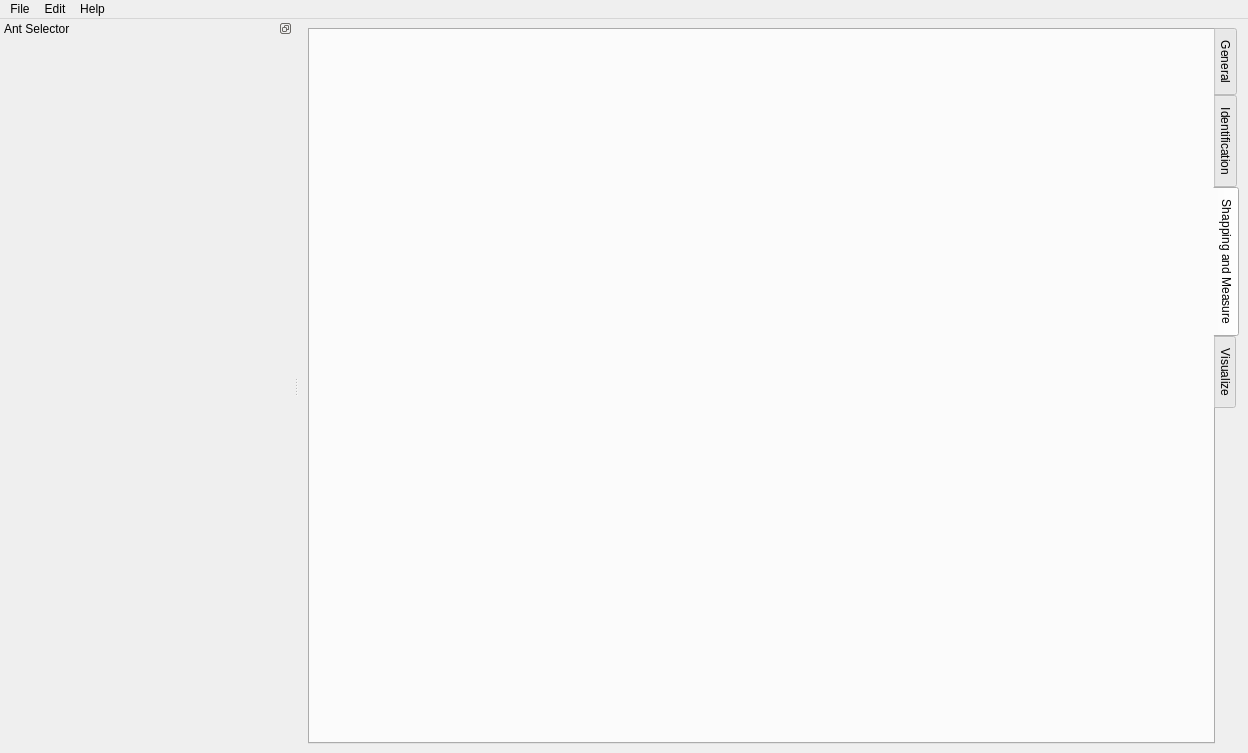
<?xml version="1.0" encoding="UTF-8"?>
<ui version="4.0">
 <class>MainWindow</class>
 <widget class="QMainWindow" name="MainWindow">
  <property name="geometry">
   <rect>
    <x>0</x>
    <y>0</y>
    <width>1248</width>
    <height>753</height>
   </rect>
  </property>
  <property name="windowTitle">
   <string>MainWindow</string>
  </property>
  <widget class="QWidget" name="centralwidget">
   <layout class="QGridLayout" name="gridLayout">
    <item row="0" column="0">
     <widget class="QTabWidget" name="workspaceSelector">
      <property name="tabPosition">
       <enum>QTabWidget::East</enum>
      </property>
      <property name="tabShape">
       <enum>QTabWidget::Rounded</enum>
      </property>
      <property name="currentIndex">
       <number>2</number>
      </property>
      <property name="elideMode">
       <enum>Qt::ElideNone</enum>
      </property>
      <property name="usesScrollButtons">
       <bool>false</bool>
      </property>
      <widget class="QWidget" name="experimentEditor">
       <property name="enabled">
        <bool>true</bool>
       </property>
       <attribute name="title">
        <string>General</string>
       </attribute>
       <layout class="QVBoxLayout" name="verticalLayout_2">
        <item>
         <widget class="QGroupBox" name="globalBox">
          <property name="title">
           <string>Global Properties</string>
          </property>
          <layout class="QVBoxLayout" name="verticalLayout_3">
           <item>
            <widget class="GlobalPropertyWidget" name="globalProperties" native="true"/>
           </item>
          </layout>
         </widget>
        </item>
        <item>
         <widget class="QGroupBox" name="universeBox">
          <property name="title">
           <string>Spaces and Data Directories</string>
          </property>
          <layout class="QVBoxLayout" name="verticalLayout_4">
           <item>
            <widget class="UniverseEditorWidget" name="universeEditor" native="true"/>
           </item>
          </layout>
         </widget>
        </item>
       </layout>
      </widget>
      <widget class="TaggingWidget" name="taggingWidget">
       <attribute name="title">
        <string>Identification</string>
       </attribute>
       <layout class="QVBoxLayout" name="verticalLayout_6"/>
      </widget>
      <widget class="ShappingWidget" name="shappingWidget">
       <attribute name="title">
        <string>Shapping and Measure</string>
       </attribute>
      </widget>
      <widget class="QWidget" name="exploreWidget">
       <attribute name="title">
        <string>Visualize</string>
       </attribute>
      </widget>
     </widget>
    </item>
   </layout>
  </widget>
  <widget class="QMenuBar" name="menubar">
   <property name="geometry">
    <rect>
     <x>0</x>
     <y>0</y>
     <width>1248</width>
     <height>24</height>
    </rect>
   </property>
   <widget class="QMenu" name="menuFile">
    <property name="title">
     <string>File</string>
    </property>
    <widget class="QMenu" name="menuRecentsProjects">
     <property name="title">
      <string>Recents Projects</string>
     </property>
     <addaction name="recentFile1"/>
     <addaction name="recentFile2"/>
     <addaction name="recentFile3"/>
     <addaction name="recentFile4"/>
     <addaction name="recentFile5"/>
    </widget>
    <addaction name="actionNew"/>
    <addaction name="actionOpen"/>
    <addaction name="menuRecentsProjects"/>
    <addaction name="actionSave"/>
    <addaction name="actionSaveAs"/>
    <addaction name="separator"/>
    <addaction name="actionQuit"/>
   </widget>
   <widget class="QMenu" name="menuEdit">
    <property name="title">
     <string>Edit</string>
    </property>
    <addaction name="actionUndo"/>
    <addaction name="actionRedo"/>
    <addaction name="separator"/>
    <addaction name="actionShowLog"/>
   </widget>
   <widget class="QMenu" name="menuHelp">
    <property name="title">
     <string>Help</string>
    </property>
    <addaction name="actionHelpAbout"/>
    <addaction name="actionOnlineHelp"/>
   </widget>
   <addaction name="menuFile"/>
   <addaction name="menuEdit"/>
   <addaction name="menuHelp"/>
  </widget>
  <widget class="QDockWidget" name="dockWidget">
   <property name="minimumSize">
    <size>
     <width>293</width>
     <height>53</height>
    </size>
   </property>
   <property name="features">
    <set>QDockWidget::DockWidgetFloatable|QDockWidget::DockWidgetMovable</set>
   </property>
   <property name="windowTitle">
    <string>Ant Selector</string>
   </property>
   <attribute name="dockWidgetArea">
    <number>1</number>
   </attribute>
   <widget class="QWidget" name="dockWidgetContents">
    <layout class="QVBoxLayout" name="verticalLayout">
     <item>
      <widget class="AntListWidget" name="antList" native="true">
       <property name="sizePolicy">
        <sizepolicy hsizetype="MinimumExpanding" vsizetype="Expanding">
         <horstretch>0</horstretch>
         <verstretch>0</verstretch>
        </sizepolicy>
       </property>
       <property name="minimumSize">
        <size>
         <width>275</width>
         <height>0</height>
        </size>
       </property>
       <property name="maximumSize">
        <size>
         <width>16777215</width>
         <height>16777215</height>
        </size>
       </property>
      </widget>
     </item>
    </layout>
   </widget>
  </widget>
  <action name="actionOpen">
   <property name="icon">
    <iconset theme="document-open">
     <normaloff>.</normaloff>.</iconset>
   </property>
   <property name="text">
    <string>Open</string>
   </property>
   <property name="shortcut">
    <string>Ctrl+O</string>
   </property>
  </action>
  <action name="actionSave">
   <property name="icon">
    <iconset theme="document-save">
     <normaloff>.</normaloff>.</iconset>
   </property>
   <property name="text">
    <string>Save</string>
   </property>
   <property name="shortcut">
    <string>Ctrl+S</string>
   </property>
  </action>
  <action name="actionSaveAs">
   <property name="icon">
    <iconset theme="document-save-as">
     <normaloff>.</normaloff>.</iconset>
   </property>
   <property name="text">
    <string>Save As</string>
   </property>
   <property name="shortcut">
    <string>Ctrl+Shift+S</string>
   </property>
  </action>
  <action name="actionQuit">
   <property name="icon">
    <iconset theme="application-exit">
     <normaloff>.</normaloff>.</iconset>
   </property>
   <property name="text">
    <string>Quit</string>
   </property>
   <property name="shortcut">
    <string>Ctrl+Q</string>
   </property>
  </action>
  <action name="actionAddTrackingDataDir">
   <property name="icon">
    <iconset theme="list-add">
     <normaloff>.</normaloff>.</iconset>
   </property>
   <property name="text">
    <string>Add Tracking Data Directory</string>
   </property>
   <property name="toolTip">
    <string>&lt;html&gt;&lt;head/&gt;&lt;body&gt;&lt;p&gt;Add a New Tracking Data Directory. The current project must be saved. &lt;/p&gt;&lt;/body&gt;&lt;/html&gt;</string>
   </property>
  </action>
  <action name="actionHelpAbout">
   <property name="icon">
    <iconset theme="help-about">
     <normaloff>.</normaloff>.</iconset>
   </property>
   <property name="text">
    <string>About</string>
   </property>
  </action>
  <action name="actionOnlineHelp">
   <property name="icon">
    <iconset theme="system-search">
     <normaloff>.</normaloff>.</iconset>
   </property>
   <property name="text">
    <string>Online Help</string>
   </property>
   <property name="shortcut">
    <string>Ctrl+H</string>
   </property>
  </action>
  <action name="recentFile1">
   <property name="text">
    <string>File1</string>
   </property>
   <property name="toolTip">
    <string>Open Recent File 1</string>
   </property>
   <property name="visible">
    <bool>false</bool>
   </property>
  </action>
  <action name="recentFile2">
   <property name="text">
    <string>File2</string>
   </property>
   <property name="toolTip">
    <string>Open Recent File 2</string>
   </property>
   <property name="visible">
    <bool>false</bool>
   </property>
  </action>
  <action name="recentFile3">
   <property name="text">
    <string>File3</string>
   </property>
   <property name="toolTip">
    <string>Open Recent File 3</string>
   </property>
   <property name="visible">
    <bool>false</bool>
   </property>
  </action>
  <action name="recentFile4">
   <property name="text">
    <string>File4</string>
   </property>
   <property name="toolTip">
    <string>Open Recent File 4</string>
   </property>
   <property name="visible">
    <bool>false</bool>
   </property>
  </action>
  <action name="recentFile5">
   <property name="text">
    <string>File5</string>
   </property>
   <property name="toolTip">
    <string>Open Recent File 5</string>
   </property>
   <property name="visible">
    <bool>false</bool>
   </property>
  </action>
  <action name="actionUndo">
   <property name="enabled">
    <bool>false</bool>
   </property>
   <property name="icon">
    <iconset theme="edit-undo">
     <normaloff>.</normaloff>.</iconset>
   </property>
   <property name="text">
    <string>Undo</string>
   </property>
   <property name="shortcut">
    <string>Ctrl+Z</string>
   </property>
  </action>
  <action name="actionRedo">
   <property name="enabled">
    <bool>false</bool>
   </property>
   <property name="icon">
    <iconset theme="edit-redo">
     <normaloff>.</normaloff>.</iconset>
   </property>
   <property name="text">
    <string>Redo</string>
   </property>
   <property name="shortcut">
    <string>Ctrl+Shift+Z</string>
   </property>
  </action>
  <action name="actionNew">
   <property name="icon">
    <iconset theme="document-new">
     <normaloff>.</normaloff>.</iconset>
   </property>
   <property name="text">
    <string>New</string>
   </property>
   <property name="shortcut">
    <string>Ctrl+N</string>
   </property>
  </action>
  <action name="actionShowLog">
   <property name="text">
    <string>Show Log</string>
   </property>
   <property name="shortcut">
    <string>Ctrl+L</string>
   </property>
  </action>
 </widget>
 <customwidgets>
  <customwidget>
   <class>GlobalPropertyWidget</class>
   <extends>QWidget</extends>
   <header location="global">fort-studio/widget/GlobalPropertyWidget.hpp</header>
   <container>1</container>
  </customwidget>
  <customwidget>
   <class>UniverseEditorWidget</class>
   <extends>QWidget</extends>
   <header location="global">fort-studio/widget/UniverseEditorWidget.hpp</header>
   <container>1</container>
  </customwidget>
  <customwidget>
   <class>AntListWidget</class>
   <extends>QWidget</extends>
   <header location="global">fort-studio/widget/AntListWidget.hpp</header>
   <container>1</container>
  </customwidget>
  <customwidget>
   <class>TaggingWidget</class>
   <extends>QWidget</extends>
   <header location="global">fort-studio/widget/TaggingWidget.hpp</header>
   <container>1</container>
  </customwidget>
  <customwidget>
   <class>ShappingWidget</class>
   <extends>QWidget</extends>
   <header location="global">fort-studio/widget/ShappingWidget.hpp</header>
   <container>1</container>
  </customwidget>
 </customwidgets>
 <resources/>
 <connections/>
</ui>
